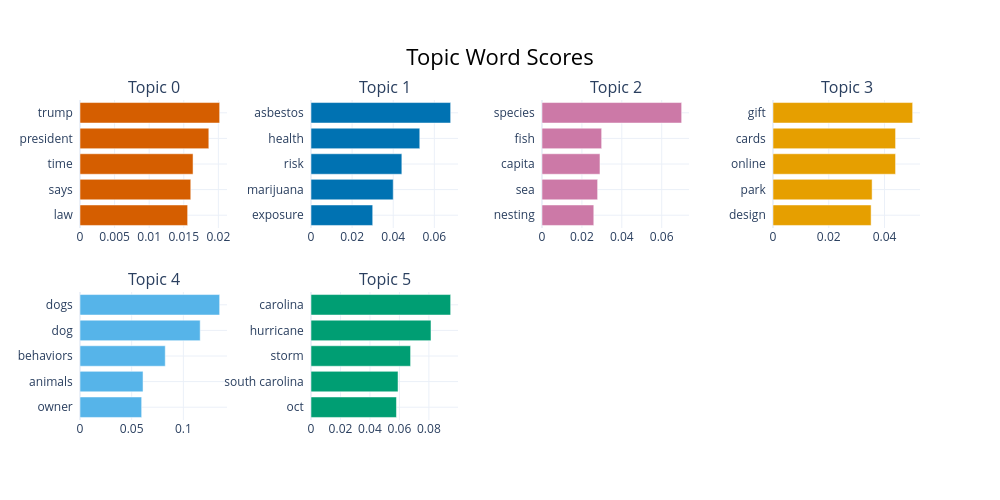

This figure's notebook cell:
### Code cell
topic_model.visualize_barchart()

### Figure 1 — Plotly figure (JSON) as saved in the notebook; plotly's stock layout.template omitted (floating-point values rounded to 4 significant figures)
{"data": [{"marker": {"color": "#D55E00"}, "orientation": "h", "type": "bar", "x": [0.01556, 0.01601, 0.01634, 0.01862, 0.02019], "xaxis": "x", "y": ["law  ", "says  ", "time  ", "president  ", "trump  "], "yaxis": "y"}, {"marker": {"color": "#0072B2"}, "orientation": "h", "type": "bar", "x": [0.03002, 0.03999, 0.04419, 0.05291, 0.06793], "xaxis": "x2", "y": ["exposure  ", "marijuana  ", "risk  ", "health  ", "asbestos  "], "yaxis": "y2"}, {"marker": {"color": "#CC79A7"}, "orientation": "h", "type": "bar", "x": [0.02596, 0.02788, 0.02906, 0.0299, 0.07], "xaxis": "x3", "y": ["nesting  ", "sea  ", "capita  ", "fish  ", "species  "], "yaxis": "y3"}, {"marker": {"color": "#E69F00"}, "orientation": "h", "type": "bar", "x": [0.03519, 0.03555, 0.04396, 0.04396, 0.05009], "xaxis": "x4", "y": ["design  ", "park  ", "online  ", "cards  ", "gift  "], "yaxis": "y4"}, {"marker": {"color": "#56B4E9"}, "orientation": "h", "type": "bar", "x": [0.05966, 0.061, 0.08249, 0.1163, 0.1351], "xaxis": "x5", "y": ["owner  ", "animals  ", "behaviors  ", "dog  ", "dogs  "], "yaxis": "y5"}, {"marker": {"color": "#009E73"}, "orientation": "h", "type": "bar", "x": [0.05801, 0.05906, 0.06758, 0.08142, 0.09476], "xaxis": "x6", "y": ["oct  ", "south carolina  ", "storm  ", "hurricane  ", "carolina  "], "yaxis": "y6"}], "layout": {"annotations": [{"font": {"size": 16}, "showarrow": false, "text": "Topic 0", "x": 0.0875, "xanchor": "center", "xref": "paper", "y": 1, "yanchor": "bottom", "yref": "paper"}, {"font": {"size": 16}, "showarrow": false, "text": "Topic 1", "x": 0.3625, "xanchor": "center", "xref": "paper", "y": 1, "yanchor": "bottom", "yref": "paper"}, {"font": {"size": 16}, "showarrow": false, "text": "Topic 2", "x": 0.6375, "xanchor": "center", "xref": "paper", "y": 1, "yanchor": "bottom", "yref": "paper"}, {"font": {"size": 16}, "showarrow": false, "text": "Topic 3", "x": 0.9125, "xanchor": "center", "xref": "paper", "y": 1, "yanchor": "bottom", "yref": "paper"}, {"font": {"size": 16}, "showarrow": false, "text": "Topic 4", "x": 0.0875, "xanchor": "center", "xref": "paper", "y": 0.4, "yanchor": "bottom", "yref": "paper"}, {"font": {"size": 16}, "showarrow": false, "text": "Topic 5", "x": 0.3625, "xanchor": "center", "xref": "paper", "y": 0.4, "yanchor": "bottom", "yref": "paper"}], "height": 500, "hoverlabel": {"bgcolor": "white", "font": {"family": "Rockwell", "size": 16}}, "showlegend": false, "title": {"font": {"color": "Black", "size": 22}, "text": "Topic Word Scores", "x": 0.5, "xanchor": "center", "yanchor": "top"}, "width": 1000, "xaxis": {"anchor": "y", "domain": [0, 0.175], "showgrid": true}, "xaxis2": {"anchor": "y2", "domain": [0.275, 0.45], "showgrid": true}, "xaxis3": {"anchor": "y3", "domain": [0.55, 0.725], "showgrid": true}, "xaxis4": {"anchor": "y4", "domain": [0.825, 1], "showgrid": true}, "xaxis5": {"anchor": "y5", "domain": [0, 0.175], "showgrid": true}, "xaxis6": {"anchor": "y6", "domain": [0.275, 0.45], "showgrid": true}, "xaxis7": {"anchor": "y7", "domain": [0.55, 0.725], "showgrid": true}, "xaxis8": {"anchor": "y8", "domain": [0.825, 1], "showgrid": true}, "yaxis": {"anchor": "x", "domain": [0.6, 1], "showgrid": true}, "yaxis2": {"anchor": "x2", "domain": [0.6, 1], "showgrid": true}, "yaxis3": {"anchor": "x3", "domain": [0.6, 1], "showgrid": true}, "yaxis4": {"anchor": "x4", "domain": [0.6, 1], "showgrid": true}, "yaxis5": {"anchor": "x5", "domain": [0, 0.4], "showgrid": true}, "yaxis6": {"anchor": "x6", "domain": [0, 0.4], "showgrid": true}, "yaxis7": {"anchor": "x7", "domain": [0, 0.4], "showgrid": true}, "yaxis8": {"anchor": "x8", "domain": [0, 0.4], "showgrid": true}}}
